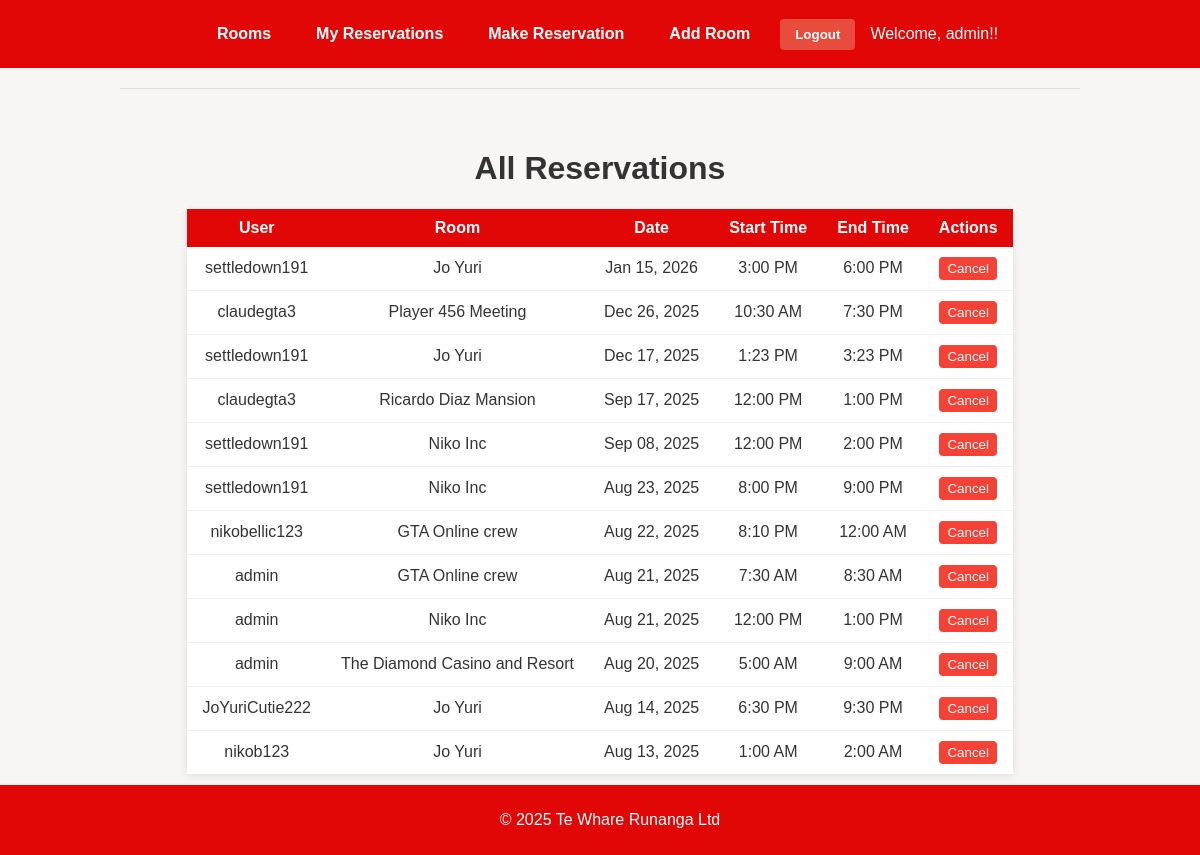
The page /reservations/ (signed in) on the database as committed earlier.
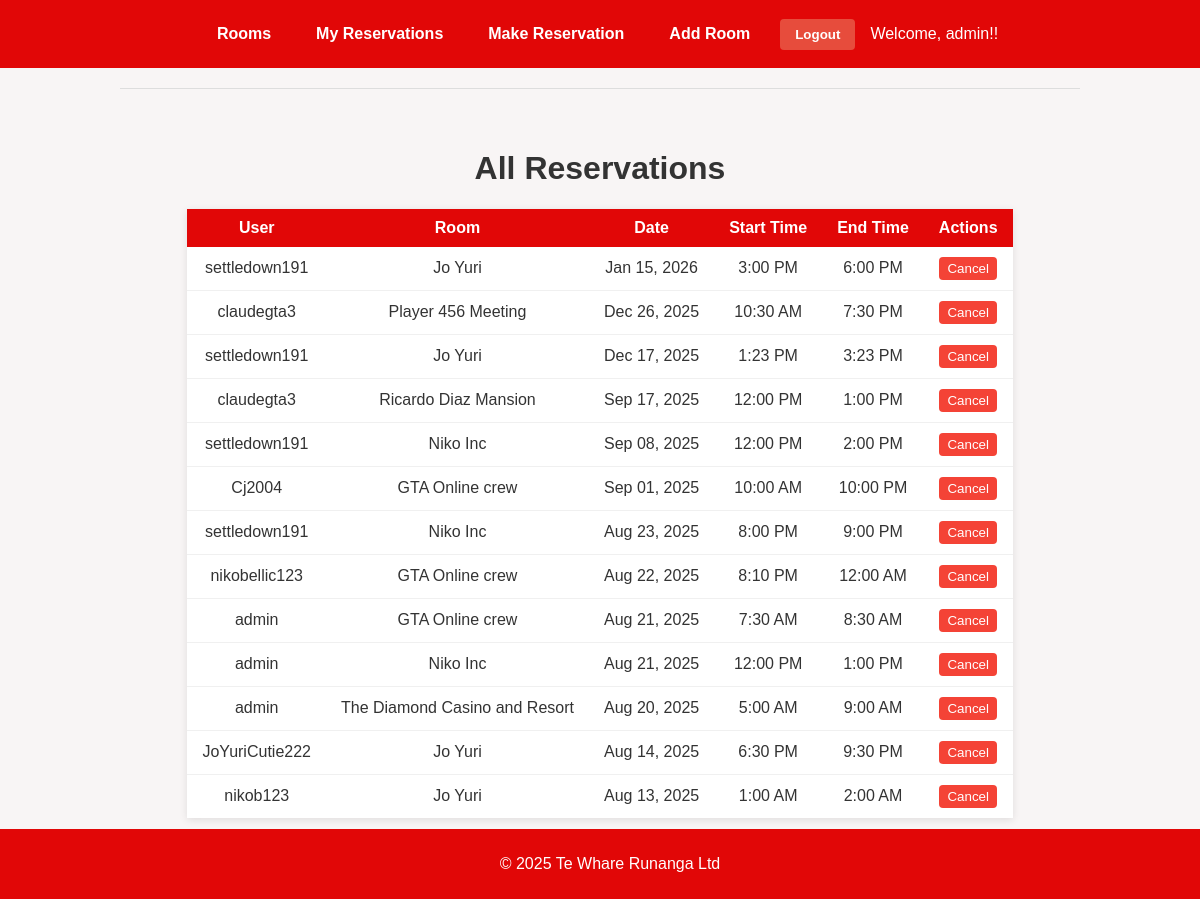
The same page on the database as committed later.
### reservations/models.py (models this page shows, shortened)
class Reservation(models.Model):
    user = models.ForeignKey(User, on_delete=models.CASCADE) # Shows who booked the room
    room = models.ForeignKey(ConferenceRoom, on_delete=models.CASCADE) # Which room the user booked
    date = models.DateField() # What time the reservation is for
    start_time = models.TimeField() # When the reservation starts
    end_time = models.TimeField() # When the reservation ends
    created_at = models.DateTimeField(auto_now_add=True) # When the reservation was made

class ConferenceRoom(models.Model):
    name = models.CharField(max_length=100) # Room name
    location = models.CharField(max_length=100) # Where the room is located
    capacity = models.PositiveIntegerField() # How many people can fit in the room

### reservations/views.py (the view)
# urls.py: path('reservations/', views.view_all_reservations, name='admin_reservations'),
@staff_member_required
def view_all_reservations(request):
    reservations = Reservation.objects.all().order_by('-date', 'start_time')
    return render(request, 'reservations/admin_reservations.html', {'reservations': reservations})

### reservations/templates/reservations/admin_reservations.html (shortened to what this page needs)
{% extends "reservations/base.html" %}
{% block content %}
<h1>All Reservations</h1>
<table>
    <thead>
        <tr>
            <th>User</th>
            <th>Room</th>
            <th>Date</th>
            <th>Start Time</th>
            <th>End Time</th>
            <th>Actions</th>
        </tr>
    </thead>
    <tbody>
        {% for reservation in reservations %}
        <tr>
            <td>{{ reservation.user.username }}</td>
            <td>{{ reservation.room.name }}</td>
            <td>{{ reservation.date|date:"M d, Y" }}</td>
            <td>{{ reservation.start_time|time:"g:i A" }}</td>
            <td>{{ reservation.end_time|time:"g:i A" }}</td>
            <td>
                <form action="{% url 'reservations:admin_cancel_reservation' reservation.id %}"
                      method="post" style="display: inline;"
                      onsubmit="return confirm('Are you sure you want to cancel this reservation?');">
                    <button type="submit"
                   style ="padding: 4px 8px; background-color: #f44336; color: white; border: none; border-radius: 4px; text-decoration: none;">
                   Cancel
                    </button>
                </form>
            </td>
        </tr>
        {% endfor %}
    </tbody>
</table>
{% endblock %}

Rows that differ between the two databases and show on the page:
added Reservation: user.username "Cj2004", room.name "GTA Online crew", date "Sep 01, 2025", start_time "10:00 AM", end_time "10:00 PM"
